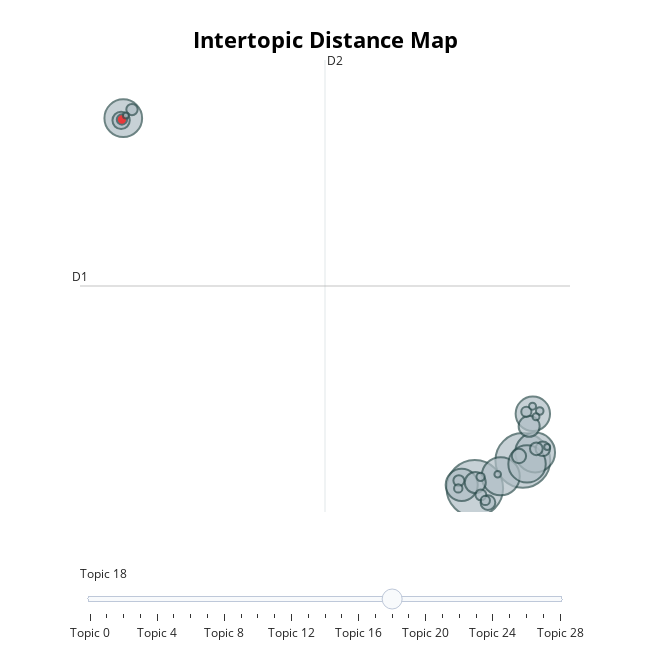

This figure's notebook cell:
### Code cell
topic_model.visualize_topics()

### Figure 1 — Plotly figure (JSON) as saved in the notebook; plotly's stock layout.template omitted (floating-point values rounded to 4 significant figures)
{"data": [{"customdata": [[0, "easy to | to use | great app | this app | easy to use", 1172], [1, "vinted is | love vinted | easy to | on vinted | buyer protection", 1098], [2, "as described | quick delivery | fast delivery | thank you | very happy", 580], [3, "way to | clothes and | easy to | to use | to sell", 533], [4, "to french | the app | to change | in french | the language", 520], [5, "easy to | to use | to sell | easy to use | way to", 513], [6, "easy to use | to use | easy to | and easy | very easy", 434], [7, "my account | was blocked | the app | account was | my account was", 377], [8, "to print | qr code | the label | in store | dont have", 162], [9, "easy to | easy to upload | to upload | to use | easy to use", 162], [10, "the app | click on | click on anything | on anything | cant click", 110], [11, "to filter | filter by | able to | be able to | be able", 80], [12, "thank you | very happy | the dress | very happy with | very pleased", 78], [13, "platform to | selling platform | to use | easy to | great platform", 75], [14, "no issues | no problems | great experience | experience was | everything went", 59], [15, "cant upload | upload photos | to upload | let me upload | me upload", 47], [16, "would be | the app | to see | the search | instead of", 44], [17, "customer service | poor customer | to get | contact them | bad customer service", 44], [18, "ive got | the app | to turn | the notifications | that ive got", 39], [19, "to navigate | easy to navigate | easy to | navigate very | navigate easy to", 38], [20, "waist size | size is | for trousers | have to | the search", 31], [21, "real name | sign up | use real | name and | an account", 26], [22, "stars for | the buyer | would have | stars but | star but", 25], [23, "good communication | to use and | use and | communication easy | communication easy to", 21], [24, "very smooth | smooth and | easy very smooth | and easy very | smooth and easy", 18], [25, "and efficient | fast and efficient | efficient fast | fast and | efficient and", 18], [26, "bundle feature | should be | the bundle | to buy | several items", 16], [27, "dark mode | dark mode for | mode for | no dark mode | no dark", 13], [28, "thank you | bag and | it thank you | it thank | lovely bag", 13]], "hovertemplate": "<b>Topic %{customdata[0]}</b><br>%{customdata[1]}<br>Size: %{customdata[2]}", "legendgroup": "", "marker": {"color": ["#B0BEC5", "#B0BEC5", "#B0BEC5", "#B0BEC5", "#B0BEC5", "#B0BEC5", "#B0BEC5", "#B0BEC5", "#B0BEC5", "#B0BEC5", "#B0BEC5", "#B0BEC5", "#B0BEC5", "#B0BEC5", "#B0BEC5", "#B0BEC5", "#B0BEC5", "#B0BEC5", "red", "#B0BEC5", "#B0BEC5", "#B0BEC5", "#B0BEC5", "#B0BEC5", "#B0BEC5", "#B0BEC5", "#B0BEC5", "#B0BEC5", "#B0BEC5"], "line": {"color": "DarkSlateGrey", "width": 2}, "size": [1172, 1098, 580, 533, 520, 513, 434, 377, 162, 162, 110, 80, 78, 75, 59, 47, 44, 44, 39, 38, 31, 26, 25, 21, 18, 18, 16, 13, 13], "sizemode": "area", "sizeref": 0.7325, "symbol": "circle"}, "mode": "markers", "name": "", "orientation": "v", "showlegend": false, "type": "scatter", "x": [4.35, 6.97, 7.643, 5.762, -14.84, 7.201, 7.518, 3.634, 4.375, 7.317, -14.96, 5.066, 8.063, 6.76, 7.709, -14.37, 4.681, 3.478, -14.92, 7.163, 4.925, 3.446, 4.665, 7.894, 7.5, 7.689, 5.599, -14.7, 8.301], "xaxis": "x", "y": [-2.669, -1.134, -0.6952, -2.007, 17.75, -1.324, 1.439, -2.481, -2.357, 0.748, 17.63, -3.46, -0.4916, -0.8898, -0.4916, 18.22, -3.033, -2.247, 17.68, 1.547, -3.34, -2.676, -2.04, 1.594, 1.862, 1.277, -1.897, 17.89, -0.3886], "yaxis": "y"}], "layout": {"annotations": [{"showarrow": false, "text": "D1", "x": -17.21, "y": 8.49, "yshift": 10}, {"showarrow": false, "text": "D2", "x": -3.83, "xshift": 10, "y": 20.96}], "height": 650, "hoverlabel": {"bgcolor": "white", "font": {"family": "Rockwell", "size": 16}}, "legend": {"itemsizing": "constant", "tracegroupgap": 0}, "margin": {"t": 60}, "shapes": [{"line": {"color": "#CFD8DC", "width": 2}, "type": "line", "x0": -3.83, "x1": -3.83, "y0": -3.979, "y1": 20.96}, {"line": {"color": "#9E9E9E", "width": 2}, "type": "line", "x0": -17.21, "x1": 9.546, "y0": 8.49, "y1": 8.49}], "sliders": [{"active": 18, "pad": {"t": 50}, "steps": [{"args": [{"marker.color": [["red", "#B0BEC5", "#B0BEC5", "#B0BEC5", "#B0BEC5", "#B0BEC5", "#B0BEC5", "#B0BEC5", "#B0BEC5", "#B0BEC5", "#B0BEC5", "#B0BEC5", "#B0BEC5", "#B0BEC5", "#B0BEC5", "#B0BEC5", "#B0BEC5", "#B0BEC5", "#B0BEC5", "#B0BEC5", "#B0BEC5", "#B0BEC5", "#B0BEC5", "#B0BEC5", "#B0BEC5", "#B0BEC5", "#B0BEC5", "#B0BEC5", "#B0BEC5"]]}], "label": "Topic 0", "method": "update"}, {"args": [{"marker.color": [["#B0BEC5", "red", "#B0BEC5", "#B0BEC5", "#B0BEC5", "#B0BEC5", "#B0BEC5", "#B0BEC5", "#B0BEC5", "#B0BEC5", "#B0BEC5", "#B0BEC5", "#B0BEC5", "#B0BEC5", "#B0BEC5", "#B0BEC5", "#B0BEC5", "#B0BEC5", "#B0BEC5", "#B0BEC5", "#B0BEC5", "#B0BEC5", "#B0BEC5", "#B0BEC5", "#B0BEC5", "#B0BEC5", "#B0BEC5", "#B0BEC5", "#B0BEC5"]]}], "label": "Topic 1", "method": "update"}, {"args": [{"marker.color": [["#B0BEC5", "#B0BEC5", "red", "#B0BEC5", "#B0BEC5", "#B0BEC5", "#B0BEC5", "#B0BEC5", "#B0BEC5", "#B0BEC5", "#B0BEC5", "#B0BEC5", "#B0BEC5", "#B0BEC5", "#B0BEC5", "#B0BEC5", "#B0BEC5", "#B0BEC5", "#B0BEC5", "#B0BEC5", "#B0BEC5", "#B0BEC5", "#B0BEC5", "#B0BEC5", "#B0BEC5", "#B0BEC5", "#B0BEC5", "#B0BEC5", "#B0BEC5"]]}], "label": "Topic 2", "method": "update"}, {"args": [{"marker.color": [["#B0BEC5", "#B0BEC5", "#B0BEC5", "red", "#B0BEC5", "#B0BEC5", "#B0BEC5", "#B0BEC5", "#B0BEC5", "#B0BEC5", "#B0BEC5", "#B0BEC5", "#B0BEC5", "#B0BEC5", "#B0BEC5", "#B0BEC5", "#B0BEC5", "#B0BEC5", "#B0BEC5", "#B0BEC5", "#B0BEC5", "#B0BEC5", "#B0BEC5", "#B0BEC5", "#B0BEC5", "#B0BEC5", "#B0BEC5", "#B0BEC5", "#B0BEC5"]]}], "label": "Topic 3", "method": "update"}, {"args": [{"marker.color": [["#B0BEC5", "#B0BEC5", "#B0BEC5", "#B0BEC5", "red", "#B0BEC5", "#B0BEC5", "#B0BEC5", "#B0BEC5", "#B0BEC5", "#B0BEC5", "#B0BEC5", "#B0BEC5", "#B0BEC5", "#B0BEC5", "#B0BEC5", "#B0BEC5", "#B0BEC5", "#B0BEC5", "#B0BEC5", "#B0BEC5", "#B0BEC5", "#B0BEC5", "#B0BEC5", "#B0BEC5", "#B0BEC5", "#B0BEC5", "#B0BEC5", "#B0BEC5"]]}], "label": "Topic 4", "method": "update"}, {"args": [{"marker.color": [["#B0BEC5", "#B0BEC5", "#B0BEC5", "#B0BEC5", "#B0BEC5", "red", "#B0BEC5", "#B0BEC5", "#B0BEC5", "#B0BEC5", "#B0BEC5", "#B0BEC5", "#B0BEC5", "#B0BEC5", "#B0BEC5", "#B0BEC5", "#B0BEC5", "#B0BEC5", "#B0BEC5", "#B0BEC5", "#B0BEC5", "#B0BEC5", "#B0BEC5", "#B0BEC5", "#B0BEC5", "#B0BEC5", "#B0BEC5", "#B0BEC5", "#B0BEC5"]]}], "label": "Topic 5", "method": "update"}, {"args": [{"marker.color": [["#B0BEC5", "#B0BEC5", "#B0BEC5", "#B0BEC5", "#B0BEC5", "#B0BEC5", "red", "#B0BEC5", "#B0BEC5", "#B0BEC5", "#B0BEC5", "#B0BEC5", "#B0BEC5", "#B0BEC5", "#B0BEC5", "#B0BEC5", "#B0BEC5", "#B0BEC5", "#B0BEC5", "#B0BEC5", "#B0BEC5", "#B0BEC5", "#B0BEC5", "#B0BEC5", "#B0BEC5", "#B0BEC5", "#B0BEC5", "#B0BEC5", "#B0BEC5"]]}], "label": "Topic 6", "method": "update"}, {"args": [{"marker.color": [["#B0BEC5", "#B0BEC5", "#B0BEC5", "#B0BEC5", "#B0BEC5", "#B0BEC5", "#B0BEC5", "red", "#B0BEC5", "#B0BEC5", "#B0BEC5", "#B0BEC5", "#B0BEC5", "#B0BEC5", "#B0BEC5", "#B0BEC5", "#B0BEC5", "#B0BEC5", "#B0BEC5", "#B0BEC5", "#B0BEC5", "#B0BEC5", "#B0BEC5", "#B0BEC5", "#B0BEC5", "#B0BEC5", "#B0BEC5", "#B0BEC5", "#B0BEC5"]]}], "label": "Topic 7", "method": "update"}, {"args": [{"marker.color": [["#B0BEC5", "#B0BEC5", "#B0BEC5", "#B0BEC5", "#B0BEC5", "#B0BEC5", "#B0BEC5", "#B0BEC5", "red", "#B0BEC5", "#B0BEC5", "#B0BEC5", "#B0BEC5", "#B0BEC5", "#B0BEC5", "#B0BEC5", "#B0BEC5", "#B0BEC5", "#B0BEC5", "#B0BEC5", "#B0BEC5", "#B0BEC5", "#B0BEC5", "#B0BEC5", "#B0BEC5", "#B0BEC5", "#B0BEC5", "#B0BEC5", "#B0BEC5"]]}], "label": "Topic 8", "method": "update"}, {"args": [{"marker.color": [["#B0BEC5", "#B0BEC5", "#B0BEC5", "#B0BEC5", "#B0BEC5", "#B0BEC5", "#B0BEC5", "#B0BEC5", "#B0BEC5", "red", "#B0BEC5", "#B0BEC5", "#B0BEC5", "#B0BEC5", "#B0BEC5", "#B0BEC5", "#B0BEC5", "#B0BEC5", "#B0BEC5", "#B0BEC5", "#B0BEC5", "#B0BEC5", "#B0BEC5", "#B0BEC5", "#B0BEC5", "#B0BEC5", "#B0BEC5", "#B0BEC5", "#B0BEC5"]]}], "label": "Topic 9", "method": "update"}, {"args": [{"marker.color": [["#B0BEC5", "#B0BEC5", "#B0BEC5", "#B0BEC5", "#B0BEC5", "#B0BEC5", "#B0BEC5", "#B0BEC5", "#B0BEC5", "#B0BEC5", "red", "#B0BEC5", "#B0BEC5", "#B0BEC5", "#B0BEC5", "#B0BEC5", "#B0BEC5", "#B0BEC5", "#B0BEC5", "#B0BEC5", "#B0BEC5", "#B0BEC5", "#B0BEC5", "#B0BEC5", "#B0BEC5", "#B0BEC5", "#B0BEC5", "#B0BEC5", "#B0BEC5"]]}], "label": "Topic 10", "method": "update"}, {"args": [{"marker.color": [["#B0BEC5", "#B0BEC5", "#B0BEC5", "#B0BEC5", "#B0BEC5", "#B0BEC5", "#B0BEC5", "#B0BEC5", "#B0BEC5", "#B0BEC5", "#B0BEC5", "red", "#B0BEC5", "#B0BEC5", "#B0BEC5", "#B0BEC5", "#B0BEC5", "#B0BEC5", "#B0BEC5", "#B0BEC5", "#B0BEC5", "#B0BEC5", "#B0BEC5", "#B0BEC5", "#B0BEC5", "#B0BEC5", "#B0BEC5", "#B0BEC5", "#B0BEC5"]]}], "label": "Topic 11", "method": "update"}, {"args": [{"marker.color": [["#B0BEC5", "#B0BEC5", "#B0BEC5", "#B0BEC5", "#B0BEC5", "#B0BEC5", "#B0BEC5", "#B0BEC5", "#B0BEC5", "#B0BEC5", "#B0BEC5", "#B0BEC5", "red", "#B0BEC5", "#B0BEC5", "#B0BEC5", "#B0BEC5", "#B0BEC5", "#B0BEC5", "#B0BEC5", "#B0BEC5", "#B0BEC5", "#B0BEC5", "#B0BEC5", "#B0BEC5", "#B0BEC5", "#B0BEC5", "#B0BEC5", "#B0BEC5"]]}], "label": "Topic 12", "method": "update"}, {"args": [{"marker.color": [["#B0BEC5", "#B0BEC5", "#B0BEC5", "#B0BEC5", "#B0BEC5", "#B0BEC5", "#B0BEC5", "#B0BEC5", "#B0BEC5", "#B0BEC5", "#B0BEC5", "#B0BEC5", "#B0BEC5", "red", "#B0BEC5", "#B0BEC5", "#B0BEC5", "#B0BEC5", "#B0BEC5", "#B0BEC5", "#B0BEC5", "#B0BEC5", "#B0BEC5", "#B0BEC5", "#B0BEC5", "#B0BEC5", "#B0BEC5", "#B0BEC5", "#B0BEC5"]]}], "label": "Topic 13", "method": "update"}, {"args": [{"marker.color": [["#B0BEC5", "#B0BEC5", "#B0BEC5", "#B0BEC5", "#B0BEC5", "#B0BEC5", "#B0BEC5", "#B0BEC5", "#B0BEC5", "#B0BEC5", "#B0BEC5", "#B0BEC5", "#B0BEC5", "#B0BEC5", "red", "#B0BEC5", "#B0BEC5", "#B0BEC5", "#B0BEC5", "#B0BEC5", "#B0BEC5", "#B0BEC5", "#B0BEC5", "#B0BEC5", "#B0BEC5", "#B0BEC5", "#B0BEC5", "#B0BEC5", "#B0BEC5"]]}], "label": "Topic 14", "method": "update"}, {"args": [{"marker.color": [["#B0BEC5", "#B0BEC5", "#B0BEC5", "#B0BEC5", "#B0BEC5", "#B0BEC5", "#B0BEC5", "#B0BEC5", "#B0BEC5", "#B0BEC5", "#B0BEC5", "#B0BEC5", "#B0BEC5", "#B0BEC5", "#B0BEC5", "red", "#B0BEC5", "#B0BEC5", "#B0BEC5", "#B0BEC5", "#B0BEC5", "#B0BEC5", "#B0BEC5", "#B0BEC5", "#B0BEC5", "#B0BEC5", "#B0BEC5", "#B0BEC5", "#B0BEC5"]]}], "label": "Topic 15", "method": "update"}, {"args": [{"marker.color": [["#B0BEC5", "#B0BEC5", "#B0BEC5", "#B0BEC5", "#B0BEC5", "#B0BEC5", "#B0BEC5", "#B0BEC5", "#B0BEC5", "#B0BEC5", "#B0BEC5", "#B0BEC5", "#B0BEC5", "#B0BEC5", "#B0BEC5", "#B0BEC5", "red", "#B0BEC5", "#B0BEC5", "#B0BEC5", "#B0BEC5", "#B0BEC5", "#B0BEC5", "#B0BEC5", "#B0BEC5", "#B0BEC5", "#B0BEC5", "#B0BEC5", "#B0BEC5"]]}], "label": "Topic 16", "method": "update"}, {"args": [{"marker.color": [["#B0BEC5", "#B0BEC5", "#B0BEC5", "#B0BEC5", "#B0BEC5", "#B0BEC5", "#B0BEC5", "#B0BEC5", "#B0BEC5", "#B0BEC5", "#B0BEC5", "#B0BEC5", "#B0BEC5", "#B0BEC5", "#B0BEC5", "#B0BEC5", "#B0BEC5", "red", "#B0BEC5", "#B0BEC5", "#B0BEC5", "#B0BEC5", "#B0BEC5", "#B0BEC5", "#B0BEC5", "#B0BEC5", "#B0BEC5", "#B0BEC5", "#B0BEC5"]]}], "label": "Topic 17", "method": "update"}, {"args": [{"marker.color": [["#B0BEC5", "#B0BEC5", "#B0BEC5", "#B0BEC5", "#B0BEC5", "#B0BEC5", "#B0BEC5", "#B0BEC5", "#B0BEC5", "#B0BEC5", "#B0BEC5", "#B0BEC5", "#B0BEC5", "#B0BEC5", "#B0BEC5", "#B0BEC5", "#B0BEC5", "#B0BEC5", "red", "#B0BEC5", "#B0BEC5", "#B0BEC5", "#B0BEC5", "#B0BEC5", "#B0BEC5", "#B0BEC5", "#B0BEC5", "#B0BEC5", "#B0BEC5"]]}], "label": "Topic 18", "method": "update"}, {"args": [{"marker.color": [["#B0BEC5", "#B0BEC5", "#B0BEC5", "#B0BEC5", "#B0BEC5", "#B0BEC5", "#B0BEC5", "#B0BEC5", "#B0BEC5", "#B0BEC5", "#B0BEC5", "#B0BEC5", "#B0BEC5", "#B0BEC5", "#B0BEC5", "#B0BEC5", "#B0BEC5", "#B0BEC5", "#B0BEC5", "red", "#B0BEC5", "#B0BEC5", "#B0BEC5", "#B0BEC5", "#B0BEC5", "#B0BEC5", "#B0BEC5", "#B0BEC5", "#B0BEC5"]]}], "label": "Topic 19", "method": "update"}, {"args": [{"marker.color": [["#B0BEC5", "#B0BEC5", "#B0BEC5", "#B0BEC5", "#B0BEC5", "#B0BEC5", "#B0BEC5", "#B0BEC5", "#B0BEC5", "#B0BEC5", "#B0BEC5", "#B0BEC5", "#B0BEC5", "#B0BEC5", "#B0BEC5", "#B0BEC5", "#B0BEC5", "#B0BEC5", "#B0BEC5", "#B0BEC5", "red", "#B0BEC5", "#B0BEC5", "#B0BEC5", "#B0BEC5", "#B0BEC5", "#B0BEC5", "#B0BEC5", "#B0BEC5"]]}], "label": "Topic 20", "method": "update"}, {"args": [{"marker.color": [["#B0BEC5", "#B0BEC5", "#B0BEC5", "#B0BEC5", "#B0BEC5", "#B0BEC5", "#B0BEC5", "#B0BEC5", "#B0BEC5", "#B0BEC5", "#B0BEC5", "#B0BEC5", "#B0BEC5", "#B0BEC5", "#B0BEC5", "#B0BEC5", "#B0BEC5", "#B0BEC5", "#B0BEC5", "#B0BEC5", "#B0BEC5", "red", "#B0BEC5", "#B0BEC5", "#B0BEC5", "#B0BEC5", "#B0BEC5", "#B0BEC5", "#B0BEC5"]]}], "label": "Topic 21", "method": "update"}, {"args": [{"marker.color": [["#B0BEC5", "#B0BEC5", "#B0BEC5", "#B0BEC5", "#B0BEC5", "#B0BEC5", "#B0BEC5", "#B0BEC5", "#B0BEC5", "#B0BEC5", "#B0BEC5", "#B0BEC5", "#B0BEC5", "#B0BEC5", "#B0BEC5", "#B0BEC5", "#B0BEC5", "#B0BEC5", "#B0BEC5", "#B0BEC5", "#B0BEC5", "#B0BEC5", "red", "#B0BEC5", "#B0BEC5", "#B0BEC5", "#B0BEC5", "#B0BEC5", "#B0BEC5"]]}], "label": "Topic 22", "method": "update"}, {"args": [{"marker.color": [["#B0BEC5", "#B0BEC5", "#B0BEC5", "#B0BEC5", "#B0BEC5", "#B0BEC5", "#B0BEC5", "#B0BEC5", "#B0BEC5", "#B0BEC5", "#B0BEC5", "#B0BEC5", "#B0BEC5", "#B0BEC5", "#B0BEC5", "#B0BEC5", "#B0BEC5", "#B0BEC5", "#B0BEC5", "#B0BEC5", "#B0BEC5", "#B0BEC5", "#B0BEC5", "red", "#B0BEC5", "#B0BEC5", "#B0BEC5", "#B0BEC5", "#B0BEC5"]]}], "label": "Topic 23", "method": "update"}, {"args": [{"marker.color": [["#B0BEC5", "#B0BEC5", "#B0BEC5", "#B0BEC5", "#B0BEC5", "#B0BEC5", "#B0BEC5", "#B0BEC5", "#B0BEC5", "#B0BEC5", "#B0BEC5", "#B0BEC5", "#B0BEC5", "#B0BEC5", "#B0BEC5", "#B0BEC5", "#B0BEC5", "#B0BEC5", "#B0BEC5", "#B0BEC5", "#B0BEC5", "#B0BEC5", "#B0BEC5", "#B0BEC5", "red", "#B0BEC5", "#B0BEC5", "#B0BEC5", "#B0BEC5"]]}], "label": "Topic 24", "method": "update"}, {"args": [{"marker.color": [["#B0BEC5", "#B0BEC5", "#B0BEC5", "#B0BEC5", "#B0BEC5", "#B0BEC5", "#B0BEC5", "#B0BEC5", "#B0BEC5", "#B0BEC5", "#B0BEC5", "#B0BEC5", "#B0BEC5", "#B0BEC5", "#B0BEC5", "#B0BEC5", "#B0BEC5", "#B0BEC5", "#B0BEC5", "#B0BEC5", "#B0BEC5", "#B0BEC5", "#B0BEC5", "#B0BEC5", "#B0BEC5", "red", "#B0BEC5", "#B0BEC5", "#B0BEC5"]]}], "label": "Topic 25", "method": "update"}, {"args": [{"marker.color": [["#B0BEC5", "#B0BEC5", "#B0BEC5", "#B0BEC5", "#B0BEC5", "#B0BEC5", "#B0BEC5", "#B0BEC5", "#B0BEC5", "#B0BEC5", "#B0BEC5", "#B0BEC5", "#B0BEC5", "#B0BEC5", "#B0BEC5", "#B0BEC5", "#B0BEC5", "#B0BEC5", "#B0BEC5", "#B0BEC5", "#B0BEC5", "#B0BEC5", "#B0BEC5", "#B0BEC5", "#B0BEC5", "#B0BEC5", "red", "#B0BEC5", "#B0BEC5"]]}], "label": "Topic 26", "method": "update"}, {"args": [{"marker.color": [["#B0BEC5", "#B0BEC5", "#B0BEC5", "#B0BEC5", "#B0BEC5", "#B0BEC5", "#B0BEC5", "#B0BEC5", "#B0BEC5", "#B0BEC5", "#B0BEC5", "#B0BEC5", "#B0BEC5", "#B0BEC5", "#B0BEC5", "#B0BEC5", "#B0BEC5", "#B0BEC5", "#B0BEC5", "#B0BEC5", "#B0BEC5", "#B0BEC5", "#B0BEC5", "#B0BEC5", "#B0BEC5", "#B0BEC5", "#B0BEC5", "red", "#B0BEC5"]]}], "label": "Topic 27", "method": "update"}, {"args": [{"marker.color": [["#B0BEC5", "#B0BEC5", "#B0BEC5", "#B0BEC5", "#B0BEC5", "#B0BEC5", "#B0BEC5", "#B0BEC5", "#B0BEC5", "#B0BEC5", "#B0BEC5", "#B0BEC5", "#B0BEC5", "#B0BEC5", "#B0BEC5", "#B0BEC5", "#B0BEC5", "#B0BEC5", "#B0BEC5", "#B0BEC5", "#B0BEC5", "#B0BEC5", "#B0BEC5", "#B0BEC5", "#B0BEC5", "#B0BEC5", "#B0BEC5", "#B0BEC5", "red"]]}], "label": "Topic 28", "method": "update"}]}], "title": {"font": {"color": "Black", "size": 22}, "text": "<b>Intertopic Distance Map</b>", "x": 0.5, "xanchor": "center", "y": 0.95, "yanchor": "top"}, "width": 650, "xaxis": {"anchor": "y", "domain": [0, 1], "range": [-17.21, 9.546], "title": {"text": ""}, "type": "linear", "visible": false}, "yaxis": {"anchor": "x", "domain": [0, 1], "range": [-3.979, 20.96], "title": {"text": ""}, "type": "linear", "visible": false}}}
